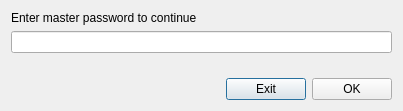
<?xml version="1.0" encoding="UTF-8"?>
<ui version="4.0">
 <class>Password</class>
 <widget class="QDialog" name="Password">
  <property name="geometry">
   <rect>
    <x>0</x>
    <y>0</y>
    <width>403</width>
    <height>111</height>
   </rect>
  </property>
  <property name="sizePolicy">
   <sizepolicy hsizetype="Fixed" vsizetype="Fixed">
    <horstretch>0</horstretch>
    <verstretch>0</verstretch>
   </sizepolicy>
  </property>
  <property name="windowTitle">
   <string>Password required</string>
  </property>
  <layout class="QVBoxLayout" name="verticalLayout">
   <item>
    <widget class="QLabel" name="label">
     <property name="text">
      <string>Enter master password to continue</string>
     </property>
    </widget>
   </item>
   <item>
    <widget class="QLineEdit" name="password">
     <property name="echoMode">
      <enum>QLineEdit::Password</enum>
     </property>
    </widget>
   </item>
   <item>
    <spacer name="verticalSpacer">
     <property name="orientation">
      <enum>Qt::Vertical</enum>
     </property>
     <property name="sizeHint" stdset="0">
      <size>
       <width>20</width>
       <height>40</height>
      </size>
     </property>
    </spacer>
   </item>
   <item>
    <layout class="QHBoxLayout" name="horizontalLayout">
     <item>
      <spacer name="horizontalSpacer">
       <property name="orientation">
        <enum>Qt::Horizontal</enum>
       </property>
       <property name="sizeHint" stdset="0">
        <size>
         <width>208</width>
         <height>20</height>
        </size>
       </property>
      </spacer>
     </item>
     <item>
      <widget class="QPushButton" name="exitButton">
       <property name="text">
        <string>Exit</string>
       </property>
      </widget>
     </item>
     <item>
      <widget class="QPushButton" name="okButton">
       <property name="text">
        <string>OK</string>
       </property>
       <property name="flat">
        <bool>false</bool>
       </property>
      </widget>
     </item>
    </layout>
   </item>
  </layout>
 </widget>
 <resources/>
 <connections>
  <connection>
   <sender>exitButton</sender>
   <signal>clicked()</signal>
   <receiver>Password</receiver>
   <slot>reject()</slot>
   <hints>
    <hint type="sourcelabel">
     <x>260</x>
     <y>89</y>
    </hint>
    <hint type="destinationlabel">
     <x>245</x>
     <y>219</y>
    </hint>
   </hints>
  </connection>
  <connection>
   <sender>okButton</sender>
   <signal>clicked()</signal>
   <receiver>Password</receiver>
   <slot>accept()</slot>
   <hints>
    <hint type="sourcelabel">
     <x>346</x>
     <y>96</y>
    </hint>
    <hint type="destinationlabel">
     <x>369</x>
     <y>121</y>
    </hint>
   </hints>
  </connection>
  <connection>
   <sender>password</sender>
   <signal>returnPressed()</signal>
   <receiver>Password</receiver>
   <slot>accept()</slot>
   <hints>
    <hint type="sourcelabel">
     <x>86</x>
     <y>45</y>
    </hint>
    <hint type="destinationlabel">
     <x>124</x>
     <y>127</y>
    </hint>
   </hints>
  </connection>
 </connections>
</ui>
